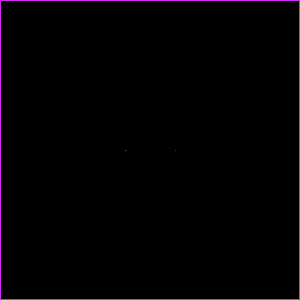
Frame 1 (no input)
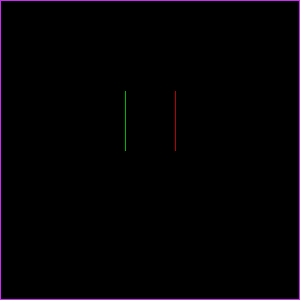
Frame 60 (the mouse pressed at the canvas centre just before this capture)
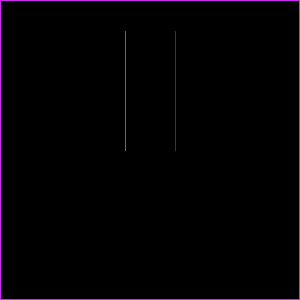
Frame 120 (the mouse held since frame 60 and released just before this capture)

The Processing sketch that drew these frames (run headless with seeded random() and noise(); from frame 60 on, the mouse is pressed at the canvas centre):

// Processing sketch: processing_77714
// ── processing_77714.pde

//Justin J. Tron, CP1, Mods 16/17
int x=175;
int y=150;
int compx=125;
int compy=150;
int dir = UP;
int compDir = UP;
boolean GAMEOVER=false;
int PlayerScore=0;
int ComputerScore=0;
void setup()
{
  size(300, 300);
  background(0);
  fill(0);
  stroke(207, 42, 245);
  rect(0, 0, 299, 299);
}
void draw()
{
  if (GAMEOVER==true && mousePressed==true)
  {
    background(0);
    fill(0);
    stroke(207, 42, 245);
    rect(0, 0, 299, 299);
    GAMEOVER=false;
    x=175;
    y=150;
    compx=125;
    compy=150;
    dir = UP;
    compDir = UP;
  }
  Human();
  Computer();
}
void Human()
{
  if (get(x, y) != color(0))
  {
    background(0);
    fill(255, 0, 0);
    textSize(36);
    text("YOU LOSE!", 60, 150);
    if (GAMEOVER == false)
    {
      ComputerScore++;
    }
    GAMEOVER=true;
    textSize(12);
    text("Computer's Score: "+ComputerScore, 10, 275);
    text("Your Score: "+PlayerScore, 210, 275);
  }
  else if (GAMEOVER==false)
  {
    stroke(255, 0, 0);
    point (x, y);
    if (dir == RIGHT)
    {
      x++;
    }
    else if (dir == LEFT)
    {
      x--;
    }
    else if (dir == UP)
    {
      y--;
    }
    else if (dir == DOWN)
    {
      y++;
    }
  }
}
void keyPressed()
{
  if (key=='a')
  {
    dir = LEFT;
  }
  else if (key=='d')
  {
    dir = RIGHT;
  }
  else if (key== 'w')
  {
    dir = UP;
  }
  else if (key=='s')
  { 
    dir = DOWN;
  }
}
void Computer()
{
  if (get(compx, compy) != color(0))
  {
    background(0);
    fill(255, 0, 0);
    textSize(36);
    text("YOU WIN!", 60, 150);
    if (GAMEOVER==false)
    {
      PlayerScore++;
    }
    GAMEOVER=true;
    textSize(12);
    text("Computer's Score: "+ComputerScore, 10, 275);
    text("Your Score: "+PlayerScore, 210, 275);
  }
  if (GAMEOVER==false)
  {
    stroke(0, 255, 0);
    point(compx, compy);
    if (compDir==UP)
    {
      compy--;
      if (get(compx, compy-1) != color(0))
      {
        if (get(compx-1, compy) == color(0) && get(compx+1, compy)==color(0))
        {
          int dirChange=int(random(2));
          if (dirChange==0)
          {
            compDir=LEFT;
          }
          else  //dirChange==1
          {
            compDir=RIGHT;
          }
        }
        else
        {
          if (get(compx-1, compy) != color(0))
          {
            compDir=RIGHT;
          }
          else if (get(compx+1, compy) != color(0))
          {
            compDir=LEFT;
          }
        }
      }
    }
    else if (compDir==DOWN)
    {
      compy++;
      if (get(compx, compy+1) != color(0))
      {
        if (get(compx-1, compy) == color(0) && get(compx+1, compy)==color(0))
        {
          int dirChange=int(random(2));
          if (dirChange==0)
          {
            compDir=LEFT;
          }
          else  //dirChange==1
          {
            compDir=RIGHT;
          }
        }
        else
        {
          if (get(compx-1, compy) != color(0))
          {
            compDir=RIGHT;
          }
          else if (get(compx+1, compy) != color(0))
          {
            compDir=LEFT;
          }
        }
      }
    }
    else if (compDir==RIGHT)
    {
      compx++;
      if (get(compx+1, compy) != color(0))
      {
        if (get(compx, compy+1)== color(0) && get(compx, compy-1)==color(0))
        {
          int dirChange2=int(random(2));
          if (dirChange2==0)
          {
            compDir=UP;
          }
          else  //dirChange2==1
          {
            compDir=DOWN;
          }
        }
        else
        {
          if (get(compx, compy+1) != color(0))
          {
            compDir=UP;
          }
          else if (get(compx, compy-1) != color(0))
          {
            compDir=DOWN;
          }
        }
      }
    }
    else if (compDir==LEFT)
    {
      compx--;
      if (get(compx-1, compy) != color(0))
      {
        if (get(compx, compy+1)== color(0) && get(compx, compy-1)==color(0))
        {
          int dirChange2=int(random(2));
          if (dirChange2==0)
          {
            compDir=UP;
          }
          else  //dirChange2==1
          {
            compDir=DOWN;
          }
        }
        else
        {
          if (get(compx, compy+1) != color(0))
          {
            compDir=UP;
          }
          else if (get(compx, compy-1) != color(0))
          {
            compDir=DOWN;
          }
        }
      }
    }
  }
}
